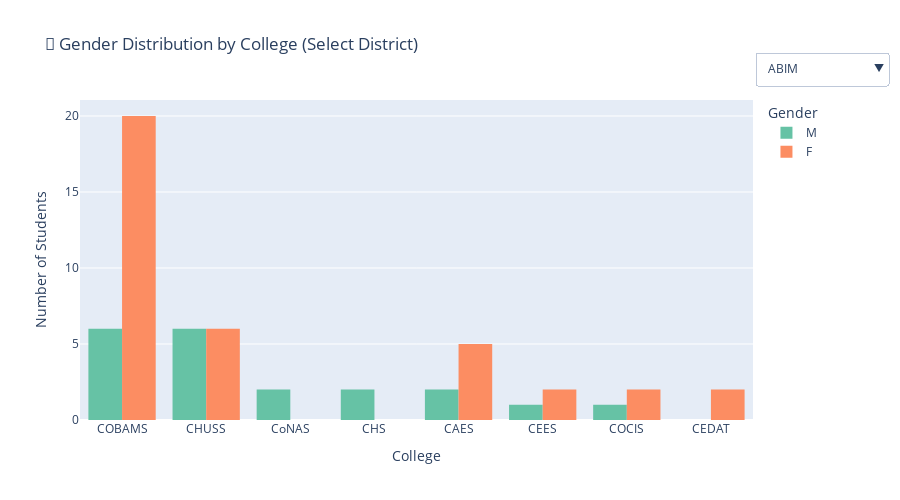

Write notebook code for a chart like this one.
### Code cell
import plotly.express as px
import pandas as pd

# Filter relevant columns
filtered_df = df[df['cluster'].isin(['RURAL-AGRICULTURAL', 'REMOTE-UNDERDEVELOPED'])].copy()
filtered_df = filtered_df[filtered_df['college'].notna() & filtered_df['dname'].notna()]

# List of unique districts
districts = sorted(filtered_df['dname'].unique())

# Initial figure for the first district
initial_district = districts[0]
fig = px.histogram(
    filtered_df[filtered_df['dname'] == initial_district],
    x='college',
    color='ge',
    barmode='group',
    title=f'Gender Distribution by College for {initial_district}',
    color_discrete_sequence=px.colors.qualitative.Set2
)

# Create dropdown buttons
dropdown_buttons = []
for district in districts:
    filtered = filtered_df[filtered_df['dname'] == district]
    hist = px.histogram(
        filtered,
        x='college',
        color='ge',
        barmode='group',
        color_discrete_sequence=px.colors.qualitative.Set2
    )
    dropdown_buttons.append(dict(
        method='restyle',
        label=district,
        args=[
            {'x': [filtered['college']],
             'type': 'histogram'},
            [0]
        ],
    ))

# Update figure layout with dropdown
fig.update_layout(
    updatemenus=[dict(
        active=0,
        buttons=dropdown_buttons,
        x=1.2,
        y=1.15,
        xanchor='right',
        yanchor='top'
    )],
    title='👥 Gender Distribution by College (Select District)',
    xaxis_title='College',
    yaxis_title='Number of Students',
    legend_title='Gender',
    height=500
)

fig.show()
